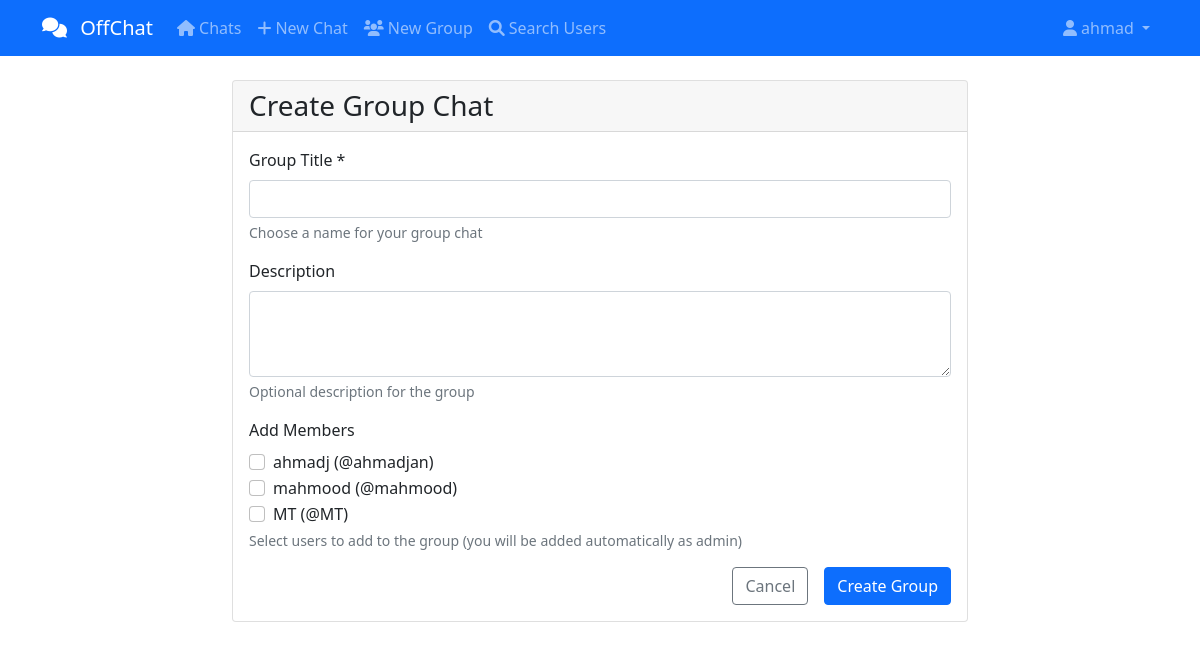
The app's page /chats/create-group/ (signed in) with its own data.
### chat/models.py (models this page shows, shortened)
class User(AbstractBaseUser):
    user_id = models.AutoField(primary_key=True)
    username = models.CharField(max_length=50, unique=True, validators=[MinLengthValidator(3)])
    email = models.EmailField(unique=True, blank=True, null=True)
    password_hash = models.CharField(max_length=128)  # Will be handled by AbstractBaseUser
    display_name = models.CharField(max_length=100)
    created_at = models.DateTimeField(auto_now_add=True)
    is_online = models.BooleanField(default=False)
    last_seen = models.DateTimeField(auto_now=True)
    is_active = models.BooleanField(default=True)
    is_staff = models.BooleanField(default=False)
    is_superuser = models.BooleanField(default=False)
    profile_image_url = models.URLField(blank=True, null=True)
    enable_notifications = models.BooleanField(default=True)
    notification_sound = models.BooleanField(default=True)
    objects = UserManager()
    USERNAME_FIELD = 'username'
    REQUIRED_FIELDS = ['display_name']
    class Meta:
        db_table = 'user'

### chat/views.py (the view, shortened to what this page needs)
# urls.py: path('chats/create-group/', views.create_group_chat, name='create_group_chat'),
@login_required
def create_group_chat(request):
    users = User.objects.exclude(user_id=request.user.user_id)
    return render(request, 'chat/create_group_chat.html', {'users': users})

### chat/templates/chat/create_group_chat.html (shortened to what this page needs)
{% extends "base.html" %}
{% block content %}
<div class="container mt-4">
    <div class="row justify-content-center">
        <div class="col-md-8">
            <div class="card">
                <div class="card-header">
                    <h3 class="card-title mb-0">Create Group Chat</h3>
                </div>
                <div class="card-body">
                    <form method="post">
                        <div class="mb-3">
                            <label for="title" class="form-label">Group Title *</label>
                            <input type="text" class="form-control" id="title" name="title" required maxlength="100">
                            <div class="form-text">Choose a name for your group chat</div>
                        </div>
                        <div class="mb-3">
                            <label for="description" class="form-label">Description</label>
                            <textarea class="form-control" id="description" name="description" rows="3" maxlength="500"></textarea>
                            <div class="form-text">Optional description for the group</div>
                        </div>
                        <div class="mb-3">
                            <label class="form-label">Add Members</label>
                            <div id="members-list">
                                {% for user in users %}
                                    <div class="form-check">
                                        <input class="form-check-input" type="checkbox" value="{{ user.user_id }}" id="user_{{ user.user_id }}" name="members">
                                        <label class="form-check-label" for="user_{{ user.user_id }}">
                                            {{ user.display_name }} (@{{ user.username }})
                                        </label>
                                    </div>
                                {% endfor %}
                            </div>
                            <div class="form-text">Select users to add to the group (you will be added automatically as admin)</div>
                        </div>
                        <div class="d-grid gap-2 d-md-flex justify-content-md-end">
                            <a href="{% url 'chat_list' %}" class="btn btn-outline-secondary me-md-2">Cancel</a>
                            <button type="submit" class="btn btn-primary">Create Group</button>
                        </div>
                    </form>
                </div>
            </div>
        </div>
    </div>
</div>
{% endblock %}

### chat/templates/base.html (shortened to what this page needs)
<!DOCTYPE html>
<html lang="en">
<head>
    <link href="https://cdn.jsdelivr.net/npm/bootstrap@5.1.3/dist/css/bootstrap.min.css" rel="stylesheet">
    <link href="https://cdnjs.cloudflare.com/ajax/libs/font-awesome/6.0.0/css/all.min.css" rel="stylesheet">
</head>
<body>
    <nav class="navbar navbar-expand-lg navbar-dark bg-primary">
        <div class="container">
            <a class="navbar-brand" href="{% url 'chat_list' %}">
                <i class="fas fa-comments me-2"></i>
                OffChat
            </a>
            <div class="collapse navbar-collapse" id="navbarNav">
                <ul class="navbar-nav me-auto">
                    {% if user.is_authenticated %}
                        <li class="nav-item">
                            <a class="nav-link" href="{% url 'chat_list' %}">
                                <i class="fas fa-home me-1"></i>Chats
                            </a>
                        </li>
                        <li class="nav-item">
                            <a class="nav-link" href="{% url 'create_private_chat' %}">
                                <i class="fas fa-plus me-1"></i>New Chat
                            </a>
                        </li>
                        <li class="nav-item">
                            <a class="nav-link" href="{% url 'create_group_chat' %}">
                                <i class="fas fa-users me-1"></i>New Group
                            </a>
                        </li>
                        <li class="nav-item">
                            <a class="nav-link" href="{% url 'user_search' %}">
                                <i class="fas fa-search me-1"></i>Search Users
                            </a>
                        </li>
                    {% endif %}
                </ul>
                <ul class="navbar-nav">
                    {% if user.is_authenticated %}
                        <li class="nav-item dropdown">
                            <a class="nav-link dropdown-toggle" href="#" id="userDropdown" role="button" data-bs-toggle="dropdown">
                                <i class="fas fa-user me-1"></i>{{ user.display_name }}
                            </a>
                        </li>
                    {% endif %}
                </ul>
            </div>
        </div>
    </nav>
    <main class="flex-shrink-0">
        {% block content %}{% endblock %}
    </main>
</body>
</html>

### records on screen
User: display_name "ahmad"
User: display_name "ahmadj", username "ahmadjan"
User: display_name "mahmood", username "mahmood"
User: display_name "MT", username "MT"
